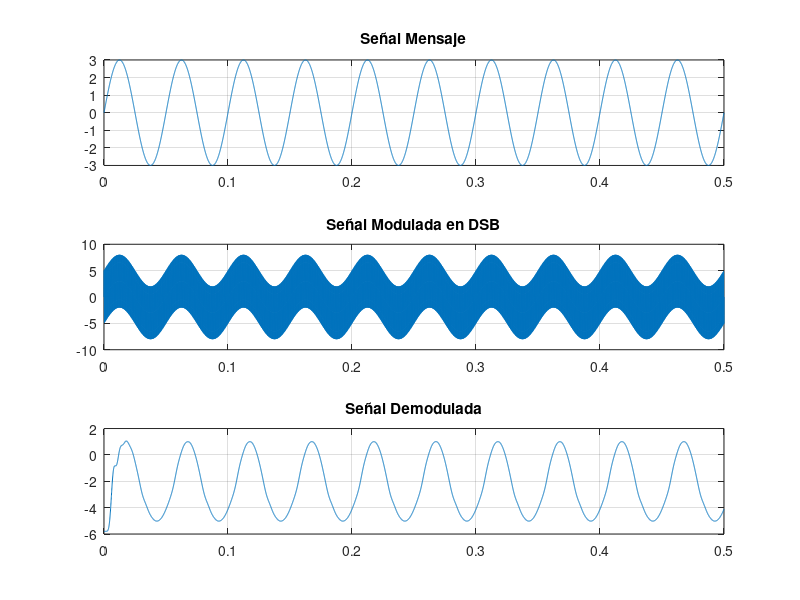
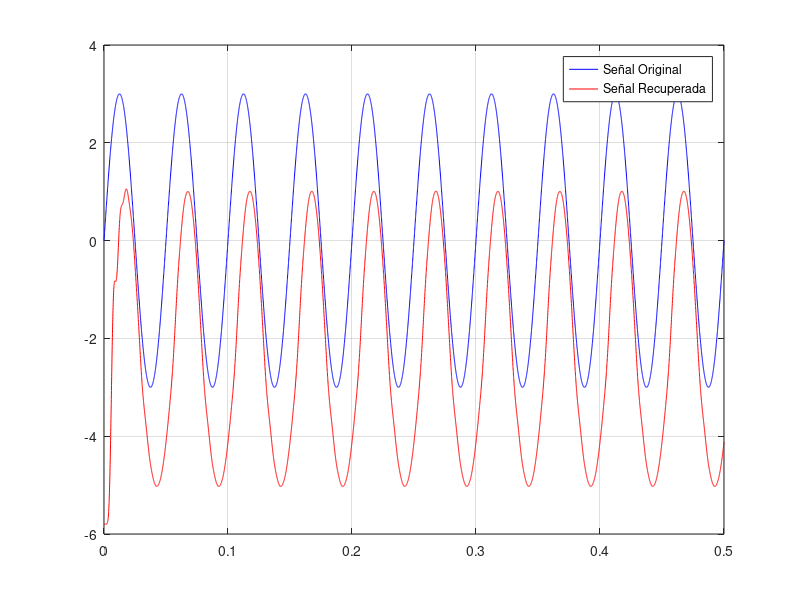

MATLAB code to generate these figures, in order:
%Modulación AM
clc
clear all
fp=2000;
fmu=16000;
fmens=20;
amp=3;%amplitud señal mensaje
t=0:1/fmu:0.5;
port=5*sin(fp*2*pi*t);

grid
mens=amp*sin(fmens*2*pi*t);
subplot(3,1,1)
plot(t,mens);
grid
title('Señal Mensaje')

mod=port+mens;
subplot(3,1,2)
plot(t,mod);
grid
title('Señal Modulada en DSB')


dem=mod;
%Detector de envolvente
[m,n]=size(mod);%Elimina la parte  negativa de la señal
s=m*n;
for i=1:s
    if dem(i)<=0
        dem(i)=0;
       end;
end;

[num,den] = butter(10,200*2/fmu)
dem=filter(num,den,dem);
%

dem=2*dem-2*2.9; %ajuste de nivel dc y sele da una ganancia de dos
subplot(3,1,3)
plot(t,dem);
grid
title('Señal Demodulada')

figure;
plot(t,mens,'b-',t,dem,'r-');
legend('Señal Original','Señal Recuperada');
grid